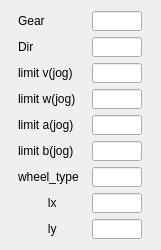
       <widget class="QWidget" name="layoutWidget_multi">
        <property name="geometry">
         <rect>
          <x>170</x>
          <y>460</y>
          <width>161</width>
          <height>230</height>
         </rect>
        </property>
        <layout class="QGridLayout" name="gridLayout_2">
         <property name="verticalSpacing">
          <number>6</number>
         </property>
         <item row="1" column="0">
          <widget class="QLabel" name="label_61">
           <property name="sizePolicy">
            <sizepolicy hsizetype="Fixed" vsizetype="Fixed">
             <horstretch>0</horstretch>
             <verstretch>0</verstretch>
            </sizepolicy>
           </property>
           <property name="text">
            <string>Dir</string>
           </property>
          </widget>
         </item>
         <item row="5" column="1">
          <widget class="QLineEdit" name="le_Setting_Limit_B_Jog">
           <property name="sizePolicy">
            <sizepolicy hsizetype="Fixed" vsizetype="Fixed">
             <horstretch>0</horstretch>
             <verstretch>0</verstretch>
            </sizepolicy>
           </property>
           <property name="minimumSize">
            <size>
             <width>50</width>
             <height>20</height>
            </size>
           </property>
           <property name="maximumSize">
            <size>
             <width>20</width>
             <height>20</height>
            </size>
           </property>
           <property name="text">
            <string/>
           </property>
          </widget>
         </item>
         <item row="4" column="1">
          <widget class="QLineEdit" name="le_Setting_Limit_A_Jog">
           <property name="sizePolicy">
            <sizepolicy hsizetype="Fixed" vsizetype="Fixed">
             <horstretch>0</horstretch>
             <verstretch>0</verstretch>
            </sizepolicy>
           </property>
           <property name="minimumSize">
            <size>
             <width>50</width>
             <height>20</height>
            </size>
           </property>
           <property name="maximumSize">
            <size>
             <width>20</width>
             <height>20</height>
            </size>
           </property>
           <property name="text">
            <string/>
           </property>
          </widget>
         </item>
         <item row="0" column="1">
          <widget class="QLineEdit" name="le_Setting_Gear">
           <property name="sizePolicy">
            <sizepolicy hsizetype="Fixed" vsizetype="Fixed">
             <horstretch>0</horstretch>
             <verstretch>0</verstretch>
            </sizepolicy>
           </property>
           <property name="minimumSize">
            <size>
             <width>50</width>
             <height>20</height>
            </size>
           </property>
           <property name="maximumSize">
            <size>
             <width>20</width>
             <height>20</height>
            </size>
           </property>
           <property name="text">
            <string/>
           </property>
          </widget>
         </item>
         <item row="1" column="1">
          <widget class="QLineEdit" name="le_Setting_Dir">
           <property name="sizePolicy">
            <sizepolicy hsizetype="Fixed" vsizetype="Fixed">
             <horstretch>0</horstretch>
             <verstretch>0</verstretch>
            </sizepolicy>
           </property>
           <property name="minimumSize">
            <size>
             <width>50</width>
             <height>20</height>
            </size>
           </property>
           <property name="maximumSize">
            <size>
             <width>20</width>
             <height>20</height>
            </size>
           </property>
           <property name="text">
            <string/>
           </property>
          </widget>
         </item>
         <item row="3" column="1">
          <widget class="QLineEdit" name="le_Setting_Limit_W_Jog">
           <property name="sizePolicy">
            <sizepolicy hsizetype="Fixed" vsizetype="Fixed">
             <horstretch>0</horstretch>
             <verstretch>0</verstretch>
            </sizepolicy>
           </property>
           <property name="minimumSize">
            <size>
             <width>50</width>
             <height>20</height>
            </size>
           </property>
           <property name="maximumSize">
            <size>
             <width>20</width>
             <height>20</height>
            </size>
           </property>
           <property name="text">
            <string/>
           </property>
          </widget>
         </item>
         <item row="6" column="1">
          <widget class="QLineEdit" name="le_Setting_Wheel_Type">
           <property name="sizePolicy">
            <sizepolicy hsizetype="Fixed" vsizetype="Fixed">
             <horstretch>0</horstretch>
             <verstretch>0</verstretch>
            </sizepolicy>
           </property>
           <property name="minimumSize">
            <size>
             <width>50</width>
             <height>20</height>
            </size>
           </property>
           <property name="maximumSize">
            <size>
             <width>20</width>
             <height>20</height>
            </size>
           </property>
           <property name="text">
            <string/>
           </property>
          </widget>
         </item>
         <item row="2" column="0">
          <widget class="QLabel" name="label_57">
           <property name="sizePolicy">
            <sizepolicy hsizetype="Fixed" vsizetype="Fixed">
             <horstretch>0</horstretch>
             <verstretch>0</verstretch>
            </sizepolicy>
           </property>
           <property name="text">
            <string>limit v(jog)</string>
           </property>
          </widget>
         </item>
         <item row="2" column="1">
          <widget class="QLineEdit" name="le_Setting_Limit_V_Jog">
           <property name="sizePolicy">
            <sizepolicy hsizetype="Fixed" vsizetype="Fixed">
             <horstretch>0</horstretch>
             <verstretch>0</verstretch>
            </sizepolicy>
           </property>
           <property name="minimumSize">
            <size>
             <width>50</width>
             <height>20</height>
            </size>
           </property>
           <property name="maximumSize">
            <size>
             <width>20</width>
             <height>20</height>
            </size>
           </property>
           <property name="text">
            <string/>
           </property>
          </widget>
         </item>
         <item row="6" column="0">
          <widget class="QLabel" name="label_68">
           <property name="sizePolicy">
            <sizepolicy hsizetype="Fixed" vsizetype="Fixed">
             <horstretch>0</horstretch>
             <verstretch>0</verstretch>
            </sizepolicy>
           </property>
           <property name="text">
            <string>wheel_type</string>
           </property>
          </widget>
         </item>
         <item row="4" column="0">
          <widget class="QLabel" name="label_50">
           <property name="sizePolicy">
            <sizepolicy hsizetype="Fixed" vsizetype="Fixed">
             <horstretch>0</horstretch>
             <verstretch>0</verstretch>
            </sizepolicy>
           </property>
           <property name="text">
            <string>limit a(jog)</string>
           </property>
          </widget>
         </item>
         <item row="3" column="0">
          <widget class="QLabel" name="label_53">
           <property name="sizePolicy">
            <sizepolicy hsizetype="Fixed" vsizetype="Fixed">
             <horstretch>0</horstretch>
             <verstretch>0</verstretch>
            </sizepolicy>
           </property>
           <property name="text">
            <string>limit w(jog)</string>
           </property>
          </widget>
         </item>
         <item row="0" column="0">
          <widget class="QLabel" name="label_60">
           <property name="sizePolicy">
            <sizepolicy hsizetype="Fixed" vsizetype="Fixed">
             <horstretch>0</horstretch>
             <verstretch>0</verstretch>
            </sizepolicy>
           </property>
           <property name="text">
            <string>Gear</string>
           </property>
          </widget>
         </item>
         <item row="5" column="0">
          <widget class="QLabel" name="label_54">
           <property name="sizePolicy">
            <sizepolicy hsizetype="Fixed" vsizetype="Fixed">
             <horstretch>0</horstretch>
             <verstretch>0</verstretch>
            </sizepolicy>
           </property>
           <property name="text">
            <string>limit b(jog)</string>
           </property>
          </widget>
         </item>
         <item row="8" column="0">
          <widget class="QLabel" name="label_70">
           <property name="sizePolicy">
            <sizepolicy hsizetype="Fixed" vsizetype="Fixed">
             <horstretch>0</horstretch>
             <verstretch>0</verstretch>
            </sizepolicy>
           </property>
           <property name="text">
            <string>         ly</string>
           </property>
          </widget>
         </item>
         <item row="7" column="0">
          <widget class="QLabel" name="label_69">
           <property name="sizePolicy">
            <sizepolicy hsizetype="Fixed" vsizetype="Fixed">
             <horstretch>0</horstretch>
             <verstretch>0</verstretch>
            </sizepolicy>
           </property>
           <property name="text">
            <string>         lx</string>
           </property>
          </widget>
         </item>
         <item row="7" column="1">
          <widget class="QLineEdit" name="le_Setting_Lx">
           <property name="sizePolicy">
            <sizepolicy hsizetype="Fixed" vsizetype="Fixed">
             <horstretch>0</horstretch>
             <verstretch>0</verstretch>
            </sizepolicy>
           </property>
           <property name="minimumSize">
            <size>
             <width>50</width>
             <height>20</height>
            </size>
           </property>
           <property name="maximumSize">
            <size>
             <width>20</width>
             <height>20</height>
            </size>
           </property>
           <property name="text">
            <string/>
           </property>
          </widget>
         </item>
         <item row="8" column="1">
          <widget class="QLineEdit" name="le_Setting_Ly">
           <property name="sizePolicy">
            <sizepolicy hsizetype="Fixed" vsizetype="Fixed">
             <horstretch>0</horstretch>
             <verstretch>0</verstretch>
            </sizepolicy>
           </property>
           <property name="minimumSize">
            <size>
             <width>50</width>
             <height>20</height>
            </size>
           </property>
           <property name="maximumSize">
            <size>
             <width>20</width>
             <height>20</height>
            </size>
           </property>
           <property name="text">
            <string/>
           </property>
          </widget>
         </item>
        </layout>
       </widget>
